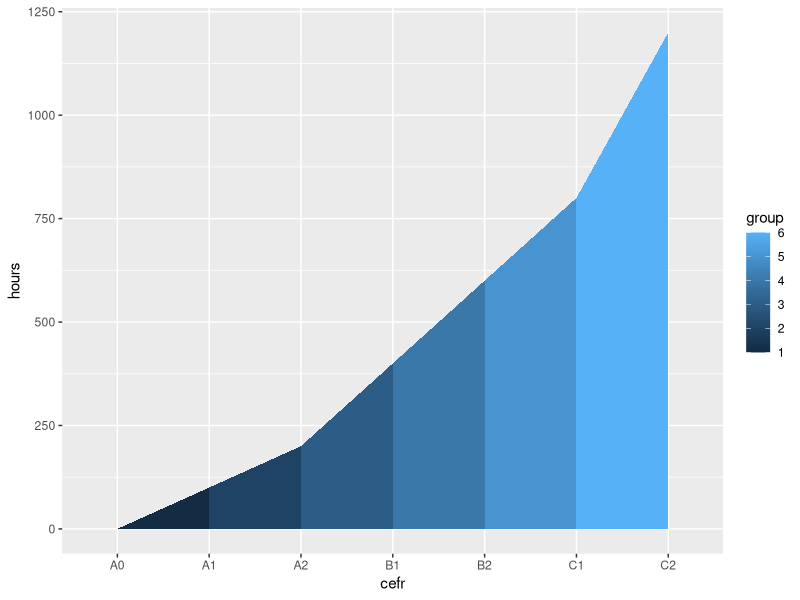
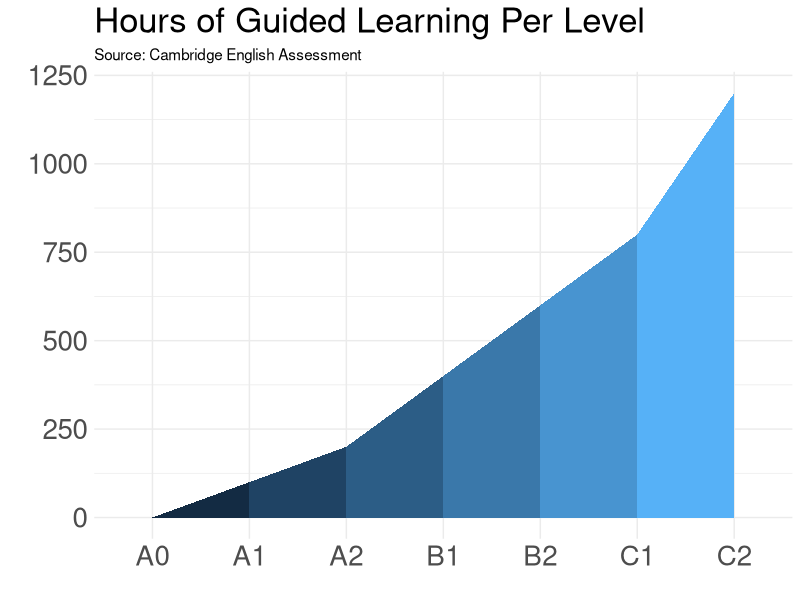

Write the R code that produced these figures, in order.
library(tidyverse)
library(knitr) #To make the table look pretty on HTML

cefr_hours <- tibble(cefr = as_factor(c("A0", "A1", "A2", "B1", "B2", "C1", "C2")),
                     hours = c(0, 100, 200, 400, 600, 800, 1200))

kable(cefr_hours)

# expand the dataframe
cefr_hours <- tibble(cefr = as_factor(c("A0", "A1", "A2", "B1", "B2", "C1", "C2")),
                     hours = c(0, 100, 200, 400, 600, 800, 1200))

cefr_hours <- cefr_hours %>% 
  bind_rows(cefr_hours)

kable(cefr_hours)

# create groups
dplyr::mutate

cefr_hours <- tibble(cefr = as_factor(c("A0", "A1", "A2", "B1", "B2", "C1", "C2")),
                     hours = c(0, 100, 200, 400, 600, 800, 1200))

cefr_hours <- cefr_hours %>% 
  bind_rows(cefr_hours) %>% 
  arrange(cefr) %>% 
  mutate(group = ceiling((row_number() - 1) / 2)) 

kable(cefr_hours)


# arrange and rempve unncessary groups
cefr_hours <- tibble(cefr = as_factor(c("A0", "A1", "A2", "B1", "B2", "C1", "C2")),
                     hours = c(0, 100, 200, 400, 600, 800, 1200))


cefr_hours <- cefr_hours %>% 
  bind_rows(cefr_hours) %>%  
  arrange(cefr) %>% 
  mutate(group = ceiling((row_number() - 1) / 2)) %>% 
  filter(group != min(group), group != max(group))

kable(cefr_hours)

# plot
ggplot(data = cefr_hours, mapping =aes(x= cefr, y=hours, group = group, fill = group)) +
  geom_ribbon(aes(ymin = 0, ymax = hours))

ggplot(data = cefr_hours, mapping =aes(x= cefr, y=hours, group = group, fill = group)) +
  geom_ribbon(aes(ymin = 0, ymax = hours)) +
  scale_color_brewer(palette = "Blues") +
  theme_minimal() + # Set the theme
  labs(title = "Hours of Guided Learning Per Level", # Give the plot a title 
       subtitle = "Source: Cambridge English Assessment", # Give it a subtitle
       x = "", # Remove the title on the x axis
       y = "") + # Remove the title on the y axis
  theme(legend.position = "none", # Delete the legend
        axis.text.x = element_text(size = 20), # Set the size to 20
        axis.text.y = element_text(size = 20), # Set the size to 20
        plot.title = element_text(size = 25)) # Set the size to 25
